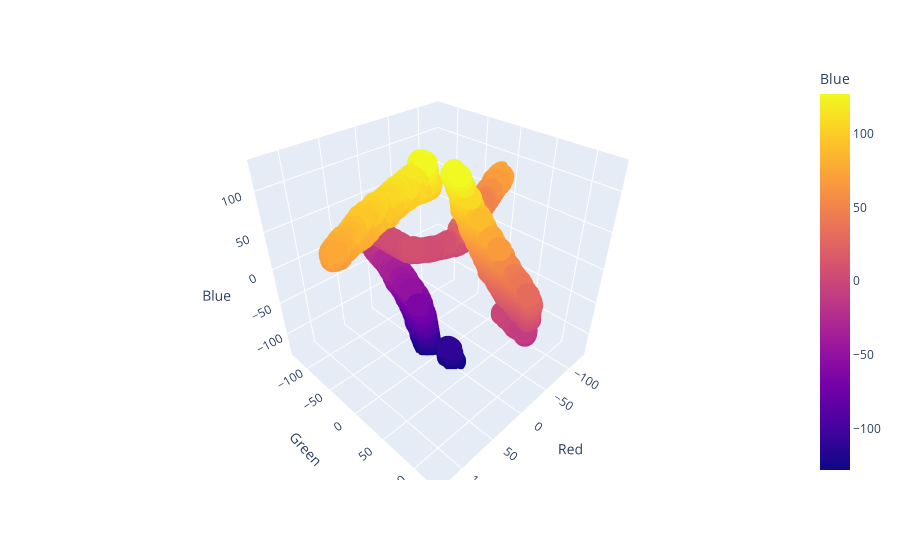

The code cell stored with this chart in its notebook:
### Code cell
def display_colors(image_info):
    colors = np.unique(image_info, axis=0)
    color_names = []
    for col in (colors):
        color_names.append('Unknown Color')
    data = list(map(list, zip(colors[:,0], colors[:,1],colors[:,2],color_names)))
    new_df = pd.DataFrame(data,columns=['Red','Green','Blue', "Name"])
    colfig = px.scatter_3d(new_df, x='Red', y='Green', z='Blue',
                color='Blue')
    colfig.show()

display_colors(image_array)

### Figure 1 — Plotly figure (JSON) as saved in the notebook; plotly's stock layout.template omitted (floating-point values rounded to 4 significant figures; data arrays with more than 128 entries replaced by an {"elided": "..."} marker saying what was removed)
{"data": [{"hovertemplate": "Red=%{x}<br>Green=%{y}<br>Blue=%{marker.color}<extra></extra>", "legendgroup": "", "marker": {"color": {"elided": "11573 int values"}, "coloraxis": "coloraxis", "symbol": "circle"}, "mode": "markers", "name": "", "scene": "scene", "showlegend": false, "type": "scatter3d", "x": {"elided": "11573 int values"}, "y": {"elided": "11573 int values"}, "z": {"elided": "11573 int values"}}], "layout": {"coloraxis": {"colorbar": {"title": {"text": "Blue"}}, "colorscale": [[0, "#0d0887"], [0.1111, "#46039f"], [0.2222, "#7201a8"], [0.3333, "#9c179e"], [0.4444, "#bd3786"], [0.5556, "#d8576b"], [0.6667, "#ed7953"], [0.7778, "#fb9f3a"], [0.8889, "#fdca26"], [1, "#f0f921"]]}, "legend": {"tracegroupgap": 0}, "margin": {"t": 60}, "scene": {"domain": {"x": [0, 1], "y": [0, 1]}, "xaxis": {"title": {"text": "Red"}}, "yaxis": {"title": {"text": "Green"}}, "zaxis": {"title": {"text": "Blue"}}}}}
